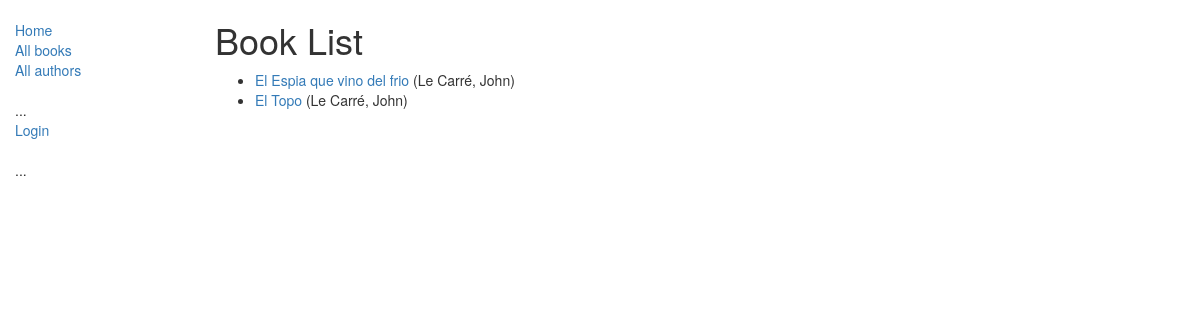
/catalog/books/, run on an earlier commit of the app's database.
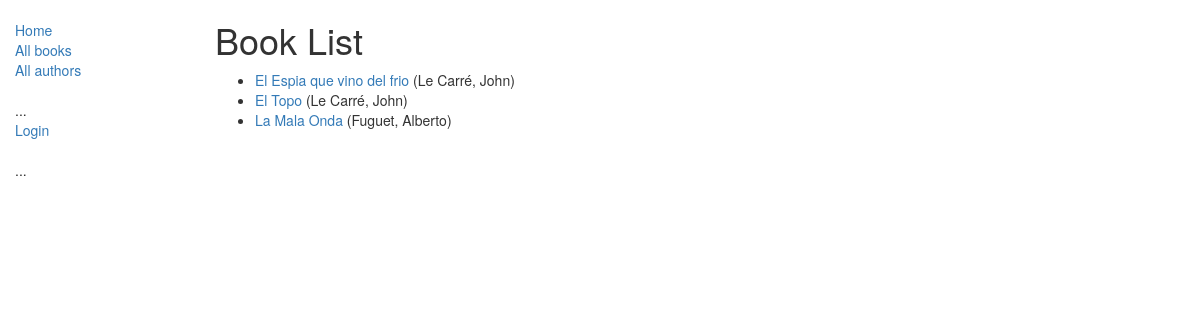
And on a later commit of the database.
### catalog/models.py (models this page shows, shortened)
class Book(models.Model):
    title = models.CharField(max_length=200)
    author = models.ForeignKey('Author', on_delete=models.SET_NULL, null=True)
    summary = models.TextField(max_length=1000, help_text='Enter a brief description of the book')
    isbn = models.CharField('ISBN',max_length=13, help_text='13 Character <a href="https://www.isbn-international.org/content/what-isbn">ISBN number</a>')
    genre = models.ManyToManyField(Genre, help_text='Select a genre for this book')
    language = models.ForeignKey('Language', on_delete=models.SET_NULL, null=True)
    def get_absolute_url(self):
        return reverse('book-detail', args=[str(self.id)])
    def display_genre(self):
        """
        Creates a string for the Genre. This is required to display genre in Admin.
        """
        return ', '.join([ genre.name for genre in self.genre.all()[:3] ])
    display_genre.short_description = 'Genre'

class Author(models.Model):
    first_name = models.CharField(max_length=100)
    last_name = models.CharField(max_length=100)
    date_of_birth = models.DateField(null=True, blank=True)
    date_of_death = models.DateField('Died', null=True, blank=True)
    class Meta:
        ordering = ["last_name","first_name"]
    def __str__(self):
        return '{0}, {1}'.format(self.last_name,self.first_name)

### catalog/views.py (the view)
class BookListView(generic.ListView):
    model = Book
    paginate_by = 10

### catalog/templates/catalog/book_list.html
{% extends "base_generic.html" %}
{% block content %}
    <h1>Book List</h1>
    {% if book_list %}
    <ul>
      {% for book in book_list %}
      <li>
        <a href="{{ book.get_absolute_url }}">{{ book.title }}</a> ({{book.author}})
      </li>
      {% endfor %}
    </ul>
    {% else %}
      <p>There are no books in the library.</p>
    {% endif %}
{% endblock %}

What changed in the data, as far as the page shows it:
added Book: title "La Mala Onda", author "Fuguet, Alberto"
